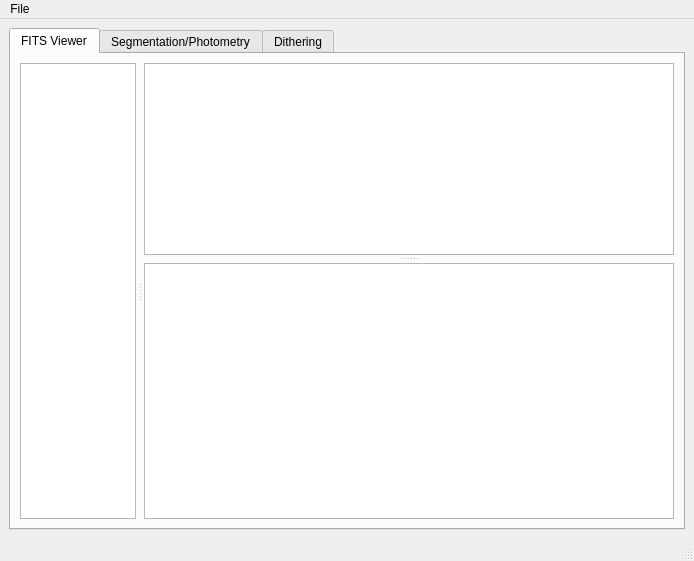
<?xml version="1.0" encoding="UTF-8"?>
<ui version="4.0">
 <class>MainWindow</class>
 <widget class="QMainWindow" name="MainWindow">
  <property name="geometry">
   <rect>
    <x>0</x>
    <y>0</y>
    <width>694</width>
    <height>561</height>
   </rect>
  </property>
  <property name="windowTitle">
   <string>MainWindow</string>
  </property>
  <widget class="QWidget" name="centralwidget">
   <layout class="QGridLayout" name="gridLayout_3">
    <item row="0" column="0">
     <widget class="QSplitter" name="splitter_5">
      <property name="orientation">
       <enum>Qt::Vertical</enum>
      </property>
      <widget class="QTabWidget" name="tabWidget">
       <property name="currentIndex">
        <number>0</number>
       </property>
       <widget class="QWidget" name="tab_raw">
        <attribute name="title">
         <string>FITS Viewer</string>
        </attribute>
        <layout class="QGridLayout" name="gridLayout_2">
         <item row="0" column="0">
          <widget class="QSplitter" name="splitter_2">
           <property name="sizePolicy">
            <sizepolicy hsizetype="Expanding" vsizetype="Preferred">
             <horstretch>1</horstretch>
             <verstretch>0</verstretch>
            </sizepolicy>
           </property>
           <property name="orientation">
            <enum>Qt::Horizontal</enum>
           </property>
           <property name="opaqueResize">
            <bool>true</bool>
           </property>
           <property name="handleWidth">
            <number>8</number>
           </property>
           <widget class="ImageView" name="rawView">
            <property name="sizePolicy">
             <sizepolicy hsizetype="Expanding" vsizetype="Expanding">
              <horstretch>0</horstretch>
              <verstretch>0</verstretch>
             </sizepolicy>
            </property>
           </widget>
           <widget class="QSplitter" name="splitter">
            <property name="sizePolicy">
             <sizepolicy hsizetype="Preferred" vsizetype="Expanding">
              <horstretch>0</horstretch>
              <verstretch>0</verstretch>
             </sizepolicy>
            </property>
            <property name="orientation">
             <enum>Qt::Vertical</enum>
            </property>
            <property name="handleWidth">
             <number>8</number>
            </property>
            <widget class="QListWidget" name="listRaw">
             <property name="sizePolicy">
              <sizepolicy hsizetype="Expanding" vsizetype="Expanding">
               <horstretch>0</horstretch>
               <verstretch>0</verstretch>
              </sizepolicy>
             </property>
            </widget>
            <widget class="QTextBrowser" name="headerView">
             <property name="sizePolicy">
              <sizepolicy hsizetype="Expanding" vsizetype="Expanding">
               <horstretch>0</horstretch>
               <verstretch>1</verstretch>
              </sizepolicy>
             </property>
             <property name="minimumSize">
              <size>
               <width>530</width>
               <height>0</height>
              </size>
             </property>
            </widget>
           </widget>
          </widget>
         </item>
        </layout>
       </widget>
       <widget class="QWidget" name="tab_master">
        <attribute name="title">
         <string>Segmentation/Photometry</string>
        </attribute>
        <layout class="QGridLayout" name="gridLayout">
         <item row="0" column="0">
          <widget class="QSplitter" name="splitter_6">
           <property name="orientation">
            <enum>Qt::Horizontal</enum>
           </property>
           <widget class="QWidget" name="segView" native="true">
            <property name="sizePolicy">
             <sizepolicy hsizetype="Preferred" vsizetype="Preferred">
              <horstretch>1</horstretch>
              <verstretch>0</verstretch>
             </sizepolicy>
            </property>
            <layout class="QVBoxLayout" name="segViewLayout"/>
           </widget>
           <widget class="QSplitter" name="splitter_4">
            <property name="orientation">
             <enum>Qt::Horizontal</enum>
            </property>
            <widget class="QGraphicsView" name="photView3D"/>
            <widget class="QSplitter" name="splitter_3">
             <property name="orientation">
              <enum>Qt::Vertical</enum>
             </property>
             <widget class="QListWidget" name="listMaster"/>
             <widget class="QTextBrowser" name="tablePhot">
              <property name="minimumSize">
               <size>
                <width>530</width>
                <height>0</height>
               </size>
              </property>
             </widget>
            </widget>
           </widget>
          </widget>
         </item>
        </layout>
       </widget>
       <widget class="QWidget" name="tab_dither">
        <attribute name="title">
         <string>Dithering</string>
        </attribute>
       </widget>
      </widget>
     </widget>
    </item>
   </layout>
  </widget>
  <widget class="QMenuBar" name="menubar">
   <property name="geometry">
    <rect>
     <x>0</x>
     <y>0</y>
     <width>694</width>
     <height>21</height>
    </rect>
   </property>
   <widget class="QMenu" name="menuFile">
    <property name="title">
     <string>File</string>
    </property>
    <addaction name="actionSync"/>
   </widget>
   <addaction name="menuFile"/>
  </widget>
  <widget class="QStatusBar" name="statusbar"/>
  <action name="actionSync">
   <property name="text">
    <string>Sync Now</string>
   </property>
  </action>
 </widget>
 <customwidgets>
  <customwidget>
   <class>ImageView</class>
   <extends>QGraphicsView</extends>
   <header>pyqtgraph</header>
  </customwidget>
 </customwidgets>
 <resources/>
 <connections/>
</ui>
